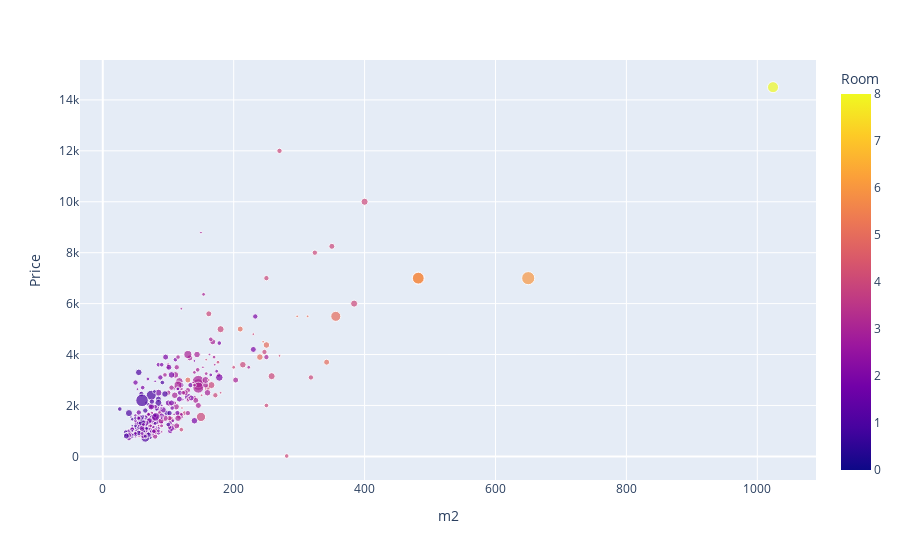

Here is the notebook cell this chart was saved with:
### Code cell
fig = px.scatter(df_idealista, x="m2", y="Price",
	         size="Floor", color="Room",
                hover_name="Direction", size_max=12)
fig.show()

### Figure 1 — Plotly figure (JSON) as saved in the notebook; plotly's stock layout.template omitted (floating-point values rounded to 4 significant figures; data arrays with more than 128 entries replaced by an {"elided": "..."} marker saying what was removed)
{"data": [{"hovertemplate": "<b>%{hovertext}</b><br><br>m2=%{x}<br>Price=%{y}<br>Floor=%{marker.size}<br>Room=%{marker.color}<extra></extra>", "hovertext": {"elided": "417 str values"}, "legendgroup": "", "marker": {"color": {"elided": "417 int values"}, "coloraxis": "coloraxis", "size": {"elided": "417 int values"}, "sizemode": "area", "sizeref": 0.2778, "symbol": "circle"}, "mode": "markers", "name": "", "orientation": "v", "showlegend": false, "type": "scatter", "x": {"elided": "417 int values"}, "xaxis": "x", "y": {"elided": "417 int values"}, "yaxis": "y"}], "layout": {"coloraxis": {"colorbar": {"title": {"text": "Room"}}, "colorscale": [[0, "#0d0887"], [0.1111, "#46039f"], [0.2222, "#7201a8"], [0.3333, "#9c179e"], [0.4444, "#bd3786"], [0.5556, "#d8576b"], [0.6667, "#ed7953"], [0.7778, "#fb9f3a"], [0.8889, "#fdca26"], [1, "#f0f921"]]}, "legend": {"itemsizing": "constant", "tracegroupgap": 0}, "margin": {"t": 60}, "xaxis": {"anchor": "y", "domain": [0, 1], "title": {"text": "m2"}}, "yaxis": {"anchor": "x", "domain": [0, 1], "title": {"text": "Price"}}}}
